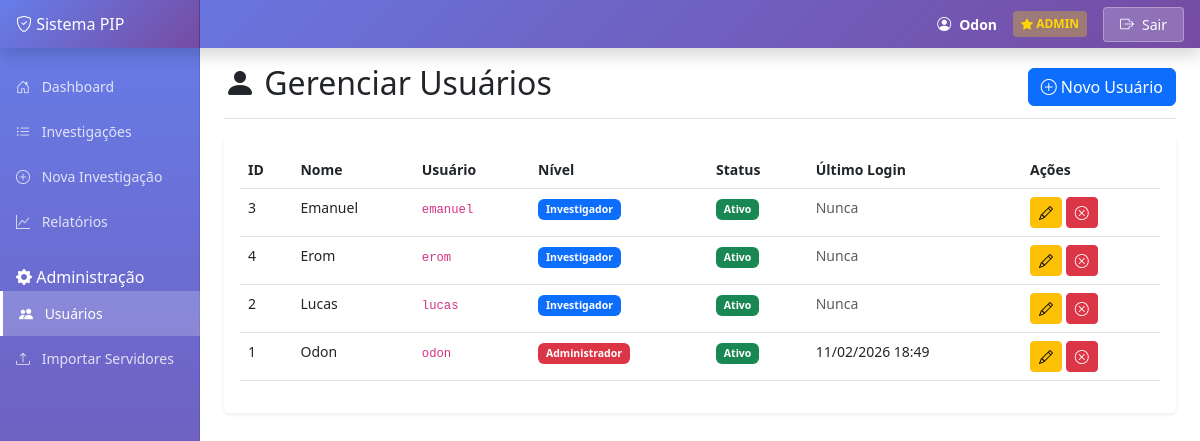
Before: /usuarios (signed in) with the older database file.
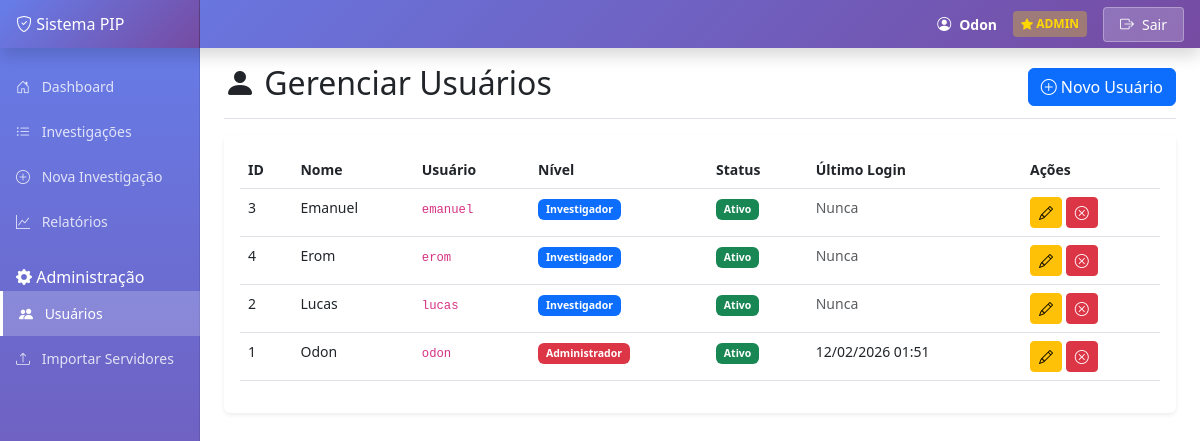
After: the same page with the newer database file.
### models.py (models this page shows, shortened)
class Usuario(db.Model):
    __tablename__ = 'usuarios'
    id = db.Column(db.Integer, primary_key=True)
    username = db.Column(db.String(50), unique=True, nullable=False, index=True)
    senha_hash = db.Column(db.String(255), nullable=False)
    nome = db.Column(db.String(100), nullable=False)
    nivel = db.Column(db.String(20), nullable=False, default='investigador')  # admin / investigador / visualizador
    ativo = db.Column(db.Boolean, default=True)
    criado_em = db.Column(db.DateTime, default=datetime.utcnow)
    ultimo_login = db.Column(db.DateTime)

### app.py (the view)
@app.route('/usuarios')
def usuarios():
    if 'usuario' not in session:
        flash('Você precisa fazer login primeiro!', 'warning')
        return redirect(url_for('login'))
    if session.get('nivel') != 'admin':
        flash('Você não tem permissão para acessar essa página!', 'danger')
        return redirect(url_for('dashboard'))
    todos_usuarios = Usuario.query.order_by(Usuario.nome).all()
    return render_template('usuarios.html', usuarios=todos_usuarios)

### templates/usuarios.html (shortened to what this page needs)
{% extends "base.html" %}
{% block content %}
<div class="d-flex justify-content-between flex-wrap flex-md-nowrap align-items-center pt-3 pb-2 mb-3 border-bottom">
    <h1 class="h2">
        <i class="bi bi-person-fill"></i> Gerenciar Usuários
    </h1>
    <button class="btn btn-primary" data-bs-toggle="modal" data-bs-target="#modalNovoUsuario">
        <i class="bi bi-plus-circle"></i> Novo Usuário
    </button>
</div>
<div class="card">
    <div class="card-body">
        <div class="table-responsive">
            <table class="table table-hover">
                <thead>
                    <tr>
                        <th>ID</th>
                        <th>Nome</th>
                        <th>Usuário</th>
                        <th>Nível</th>
                        <th>Status</th>
                        <th>Último Login</th>
                        <th>Ações</th>
                    </tr>
                </thead>
                <tbody>
                    {% for usuario in usuarios %}
                    <tr>
                        <td>{{ usuario.id }}</td>
                        <td>{{ usuario.nome }}</td>
                        <td><code>{{ usuario.username }}</code></td>
                        <td>
                            {% if usuario.nivel == 'admin' %}
                                <span class="badge bg-danger">Administrador</span>
                            {% elif usuario.nivel == 'investigador' %}
                                <span class="badge bg-primary">Investigador</span>
                            {% else %}
                                <span class="badge bg-secondary">Consulta</span>
                            {% endif %}
                        </td>
                        <td>
                            {% if usuario.ativo %}
                                <span class="badge bg-success">Ativo</span>
                            {% else %}
                                <span class="badge bg-danger">Inativo</span>
                            {% endif %}
                        </td>
                        <td>
                            {% if usuario.ultimo_login %}
                                {{ usuario.ultimo_login.strftime('%d/%m/%Y %H:%M') }}
                            {% else %}
                                <span class="text-muted">Nunca</span>
                            {% endif %}
                        </td>
                        <td>
                            <button class="btn btn-sm btn-warning"
                                    data-bs-toggle="modal"
                                    data-bs-target="#modalEditarUsuario{{ usuario.id }}">
                                <i class="bi bi-pencil"></i>
                            </button>
                            {% if usuario.ativo %}
                                <button class="btn btn-sm btn-danger"
                                        onclick="desativarUsuario({{ usuario.id }})">
                                    <i class="bi bi-x-circle"></i>
                                </button>
                            {% else %}
                                <button class="btn btn-sm btn-success"
                                        onclick="ativarUsuario({{ usuario.id }})">
                                    <i class="bi bi-check-circle"></i>
                                </button>
                            {% endif %}
                        </td>
                    </tr>
                    {% endfor %}
                </tbody>
            </table>
        </div>
    </div>
</div>
{% endblock %}

Changed rows visible on the page:
changed Usuario "Odon": ultimo_login "11/02/2026 18:49" → "12/02/2026 01:51"
